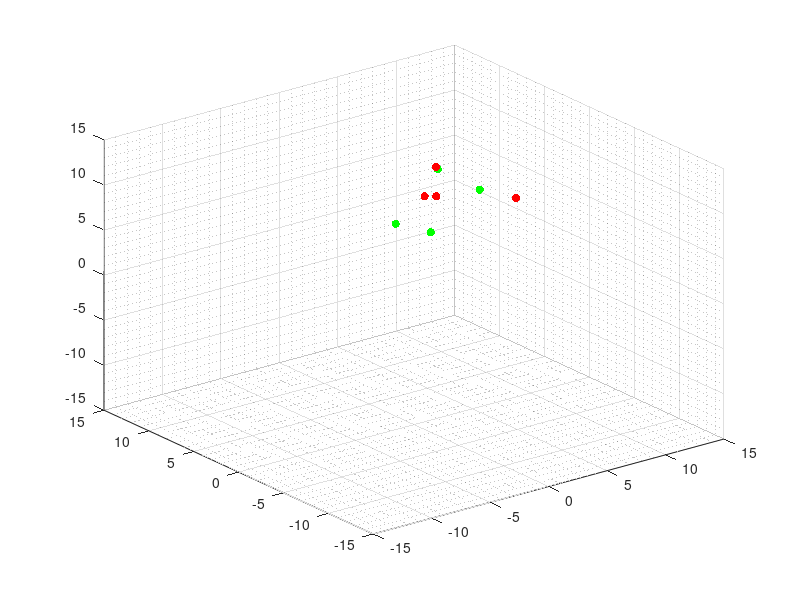

Here is the MATLAB script that generated this plot: (Note: this script raises an error after producing the figure.)
% =========================================================================
% SIMULACIÓN DEL PROBLEMA DE FORMACIÓN EN 3D
% =========================================================================
% Autor: Kenneth Andree Aldana Corado
% Última modificación: 20/09/2022
% Basado en: "Simulación de control de formación sin modificaciones"
% de Andrea Maybell Peña Echeverría
% (MODELO 2)
% =========================================================================
% El siguiente script implementa la simulación de la ecuación de consenso
% sin modificar.
% =========================================================================

%% Inicialización del mundo
gridsize = 15;
initsize = 10;
N = 8;
dt = 0.01;
T = 5;

% Inicialización de la posición de los agentes
X = initsize*rand(3,N);
Xi = X;

% Inicialización de la velocidad de los agentes
V = zeros(3,N);

%% Grafico de posición inicial de los agentes
%  Se utiliza distinción de color por agentes
%    Rojo:    agente 1
%    Verde:   agente 2

color = [255 0 0;
         255 0 0;
         255 0 0;
         255 0 0;
         0 255 0;
         0 255 0;
         0 255 0;
         0 255 0];    
agents = scatter3(X(1,:),X(2,:),X(3,:),[],color,'filled');
grid minor;
xlim([-gridsize, gridsize]);
ylim([-gridsize, gridsize]);
zlim([-gridsize, gridsize]);

%% Inicialización de simulación
t = 0;
ciclos = 1;
historico = zeros(100*T,N);
hX = zeros(100*T,N);
hY = zeros(100*T,N);
hZ = zeros(100*T,N);

while(t < T)
    for i = 1:N
        E = 0;
        for j = 1:N
            dist = X(:,i)- X(:,j); % vector xi - xj
            
            w = 1;
            % Tensión de aristas entre agentes
            E = E + w.*dist;
        end
       
        % Actualización de velocidad
        V(:,i) = -1*E;

    end
    % Actualización de la posición de los agentes
    X = X + V*dt;
    
    % Almacenamiento de variables para graficar
    for a = 1:N
        hX(ciclos,a)= X(1,a);
        hY(ciclos,a)= X(2,a);
        hZ(ciclos,a)= X(3,a);
    end
    historico(ciclos,:) = (sum(V.^2,1)).^0.5;
    
    % Se actualiza la gráfica, se muestra el movimiento y se incrementa el
    % tiempo
    agents.XData = X(1,:);
    agents.YData = X(2,:);
    agents.ZData = X(3,:);
    pause(dt);
    t = t + dt;
    ciclos = ciclos + 1;
end

figure(1);
plot(0:dt:T,historico);
xlabel('Tiempo (segundos)');
ylabel('Velocidad (unidades/segundo)');
ylim([-1,inf])

% trayectorias
figure(2);
hold on;
plot3(hX,hY,hZ,'--');
xlabel('Posición en eje X (unidades)');
ylabel('Posición en eje Y (unidades)');
zlabel('Posición en eje Z (unidades)');
scatter3(Xi(1,:),Xi(2,:),Xi(3,:),[], 'k');
scatter3(X(1,:),X(2,:),X(3,:),[], 'k', 'filled');
hold off;
